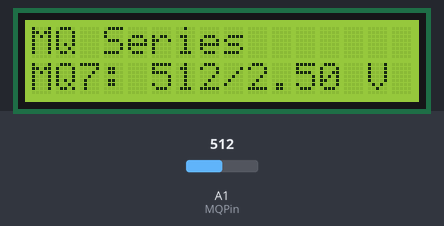
Bench run of a sketch on a simulated Arduino Uno, built with avr-gcc and run on an emulated ATmega328P. Shown: 16×2 character LCD. Inputs (shaded band) come from the test bench; at power-on: A1 (MQPin) = 512.

Above: at 1.2 s.
1.3 s: A1 (MQPin) set to 106
At 2.5 s:
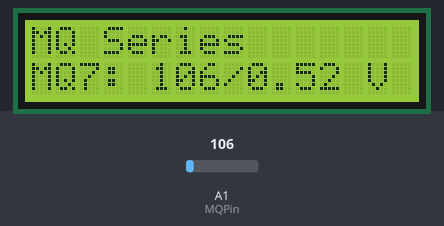
3.6 s: A1 (MQPin) set to 92
At 5.3 s:
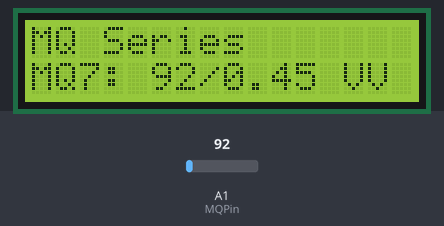
5.6 s: A1 (MQPin) set to 11
At 6.9 s:
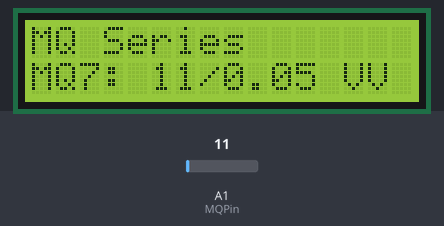
7.7 s: A1 (MQPin) set to 8
At 9.6 s:
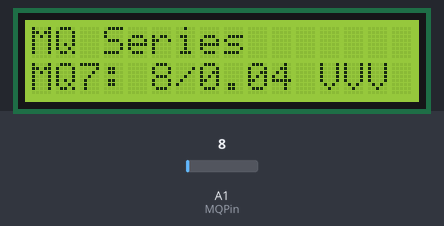
Timing chart, 0 to 10.7 s (numbered marks = the images above; inputs shaded):
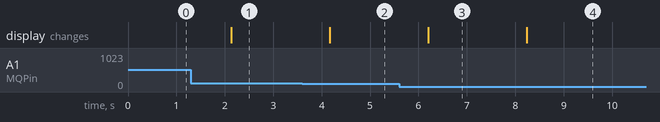

Measured:
- the behaviour switches between 100 and 99 on A1 (MQPin) (found by bisection; images 1 and 2)
- the behaviour switches between 10 and 9 on A1 (MQPin) (found by bisection; images 3 and 4)
- after the input at 1.3 s, the display: changes after 0.83 s (image 1)
- after the input at 3.6 s, the display: changes after 0.57 s (image 2)
- after the input at 5.6 s, the display: changes after 0.60 s (image 3)
- after the input at 7.7 s, the display: changes after 0.53 s (image 4)

The sketch:

MQ7.ino
```cpp
#include <Wire.h>
#include <LiquidCrystal_I2C.h>
#define MQPin A1
#define MQName "MQ7"
// LCM1602 I2C LCD
 LiquidCrystal_I2C lcd(0x27, 2, 1, 0, 4, 5, 6, 7, 3, POSITIVE);  // 設定 LCD I2C 位址
void setup()   /*----( SETUP: RUNS ONCE )----*/
{
  lcd.begin(16, 2);      // 初始化 LCD，一行 20 的字元，共 4 行，預設開啟背光
  lcd.backlight(); // 開啟背光

  lcd.setCursor ( 0, 0 );        // go to home
  lcd.print("MQ Series ");
  lcd.setCursor ( 0, 1 );        // go to the next line
  lcd.print (MQName);
  lcd.print (":");
  //delay ( 2000 );

  //lcd.clear();
}// END Setup

static int count=0;
void loop()
{
  int ReadValue = analogRead(MQPin) ;
  lcd.setCursor(5,1);
  lcd.print("       ") ;
  lcd.setCursor(5,1);
  lcd.print(ReadValue) ;
  lcd.print("/") ;
  lcd.print(((double)ReadValue/1024)*5) ;
  lcd.print(" V") ;
  delay(1000);
} // END Loop
```
